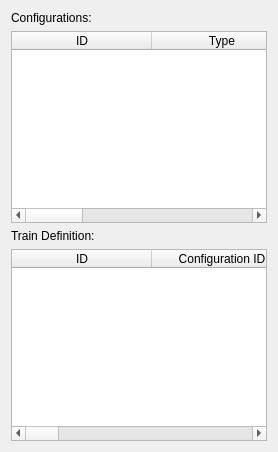
                 <widget class="QWidget" name="tab_7">
                  <attribute name="title">
                   <string>Define Train Consists</string>
                  </attribute>
                  <layout class="QGridLayout" name="gridLayout_16">
                   <item row="0" column="0">
                    <layout class="QVBoxLayout" name="verticalLayout_3">
                     <item>
                      <widget class="QLabel" name="label_16">
                       <property name="text">
                        <string>Configurations:</string>
                       </property>
                      </widget>
                     </item>
                     <item>
                      <widget class="CustomTableWidget" name="table_newConfiguration">
                       <attribute name="horizontalHeaderDefaultSectionSize">
                        <number>140</number>
                       </attribute>
                       <column>
                        <property name="text">
                         <string>ID</string>
                        </property>
                       </column>
                       <column>
                        <property name="text">
                         <string>Type</string>
                        </property>
                       </column>
                       <column>
                        <property name="text">
                         <string>Type ID</string>
                        </property>
                       </column>
                       <column>
                        <property name="text">
                         <string>Number of Instances</string>
                        </property>
                       </column>
                      </widget>
                     </item>
                     <item>
                      <widget class="QLabel" name="label_17">
                       <property name="text">
                        <string>Train Definition:</string>
                       </property>
                      </widget>
                     </item>
                     <item>
                      <widget class="CustomTableWidget" name="table_newTrain">
                       <attribute name="horizontalHeaderDefaultSectionSize">
                        <number>140</number>
                       </attribute>
                       <column>
                        <property name="text">
                         <string>ID</string>
                        </property>
                       </column>
                       <column>
                        <property name="text">
                         <string>Configuration ID</string>
                        </property>
                       </column>
                       <column>
                        <property name="text">
                         <string>Nodes Along Path</string>
                        </property>
                        <property name="toolTip">
                         <string/>
                        </property>
                        <property name="whatsThis">
                         <string/>
                        </property>
                       </column>
                       <column>
                        <property name="text">
                         <string>Start Time (Seconds)</string>
                        </property>
                       </column>
                       <column>
                        <property name="text">
                         <string>Number of Locos</string>
                        </property>
                       </column>
                       <column>
                        <property name="text">
                         <string>Number of Cars</string>
                        </property>
                       </column>
                       <column>
                        <property name="text">
                         <string>Friction Coefficient</string>
                        </property>
                       </column>
                      </widget>
                     </item>
                    </layout>
                   </item>
                  </layout>
                 </widget>
